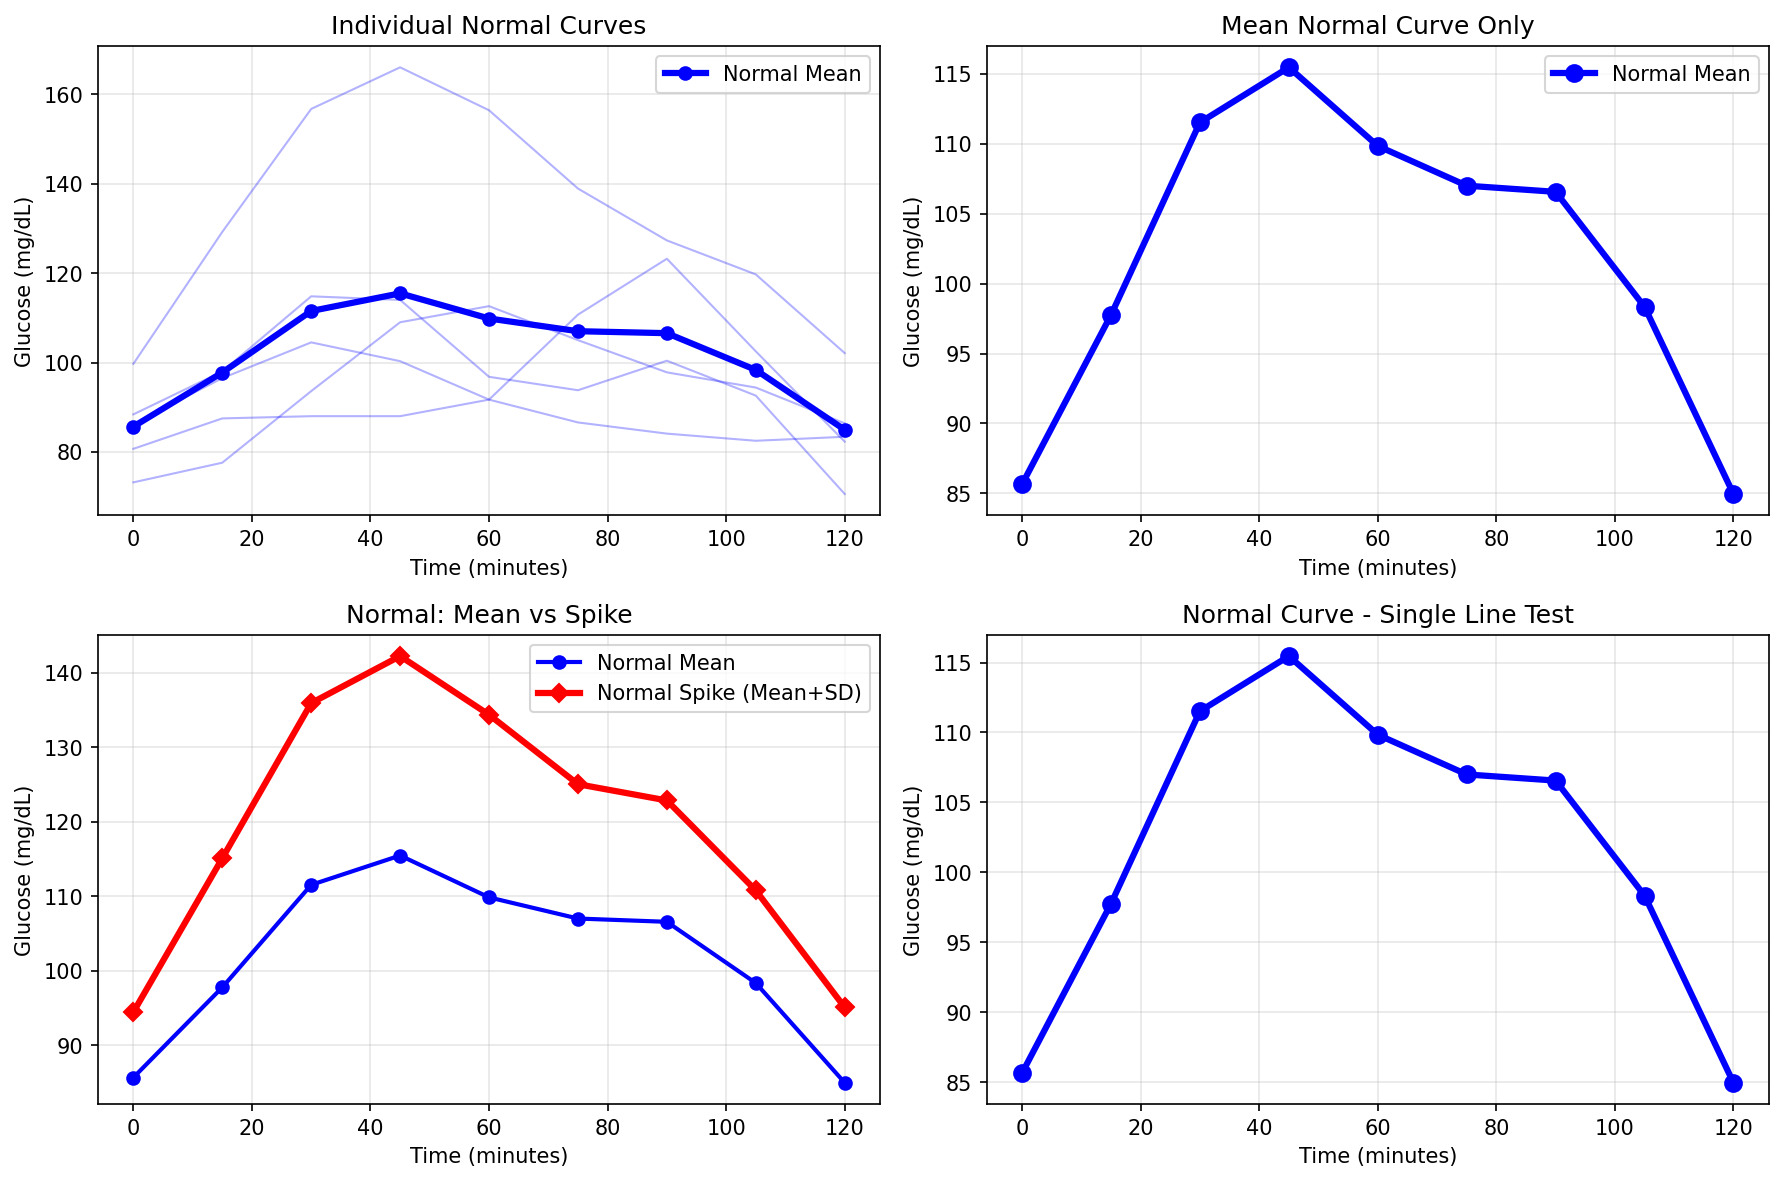

Python code for this plot:
#!/usr/bin/env python3
"""
Test Normal Group Plotting Issue

Simple test to see if normal group data plots correctly as a line vs a single dot.
"""

import pandas as pd
import numpy as np
import matplotlib.pyplot as plt
import plotly.graph_objects as go

def test_normal_plotting():
    """Test plotting normal group data directly."""
    
    print("🧪 Testing Normal Group Plotting")
    print("=" * 40)
    
    # Create sample normal data from debug output
    time_points = [0, 15, 30, 45, 60, 75, 90, 105, 120]
    
    # Real normal glucose curves from debug output
    normal_curves = [
        [88.4, 98.0, 114.8, 114.0, 96.8, 93.8, 100.4, 92.6, 70.6],  # Subject 001, Meal 1
        [86.3, 96.5, 104.5, 100.3, 91.7, 86.6, 84.1, 82.5, 83.4],  # Subject 001, Meal 2
        [73.2, 77.6, 93.6, 109.0, 112.6, 105.0, 97.8, 94.4, 86.4], # Subject 002, Meal 1
        [99.7, 129.2, 156.7, 166.0, 156.4, 138.9, 127.3, 119.7, 102.1], # Subject 004, Meal 1
        [80.7, 87.5, 88.0, 88.0, 91.7, 110.7, 123.2, 102.5, 82.3]  # Subject 006, Meal 1
    ]
    
    print(f"Testing with {len(normal_curves)} normal glucose curves")
    
    # Calculate statistics
    normal_matrix = np.array(normal_curves)
    mean_curve = np.mean(normal_matrix, axis=0)
    std_curve = np.std(normal_matrix, axis=0)
    
    print(f"Mean curve: {[round(x, 1) for x in mean_curve]}")
    print(f"Time points: {time_points}")
    print(f"Curve lengths - Time: {len(time_points)}, Mean: {len(mean_curve)}")
    
    # Test matplotlib plotting
    print("\n📊 Testing matplotlib plotting...")
    
    plt.figure(figsize=(12, 8))
    
    # Plot individual curves
    plt.subplot(2, 2, 1)
    for i, curve in enumerate(normal_curves):
        plt.plot(time_points, curve, 'b-', alpha=0.3, linewidth=1)
    plt.plot(time_points, mean_curve, 'b-', linewidth=3, marker='o', markersize=6, label='Normal Mean')
    plt.title('Individual Normal Curves')
    plt.xlabel('Time (minutes)')
    plt.ylabel('Glucose (mg/dL)')
    plt.legend()
    plt.grid(True, alpha=0.3)
    
    # Plot mean only
    plt.subplot(2, 2, 2)
    plt.plot(time_points, mean_curve, 'b-', linewidth=3, marker='o', markersize=8, label='Normal Mean')
    plt.title('Mean Normal Curve Only')
    plt.xlabel('Time (minutes)')
    plt.ylabel('Glucose (mg/dL)')
    plt.legend()
    plt.grid(True, alpha=0.3)
    
    # Plot spike methods
    plt.subplot(2, 2, 3)
    spike_curve = mean_curve + std_curve
    plt.plot(time_points, mean_curve, 'b-', linewidth=2, marker='o', label='Normal Mean')
    plt.plot(time_points, spike_curve, 'r-', linewidth=3, marker='D', markersize=6, label='Normal Spike (Mean+SD)')
    plt.title('Normal: Mean vs Spike')
    plt.xlabel('Time (minutes)')
    plt.ylabel('Glucose (mg/dL)')
    plt.legend()
    plt.grid(True, alpha=0.3)
    
    # Test plotly plotting
    plt.subplot(2, 2, 4)
    plt.plot(time_points, mean_curve, 'b-', linewidth=3, marker='o', markersize=8)
    plt.title('Normal Curve - Single Line Test')
    plt.xlabel('Time (minutes)')
    plt.ylabel('Glucose (mg/dL)')
    plt.grid(True, alpha=0.3)
    
    plt.tight_layout()
    plt.savefig('test_normal_plotting.png', dpi=150, bbox_inches='tight')
    print("✅ Matplotlib test saved as 'test_normal_plotting.png'")
    
    # Test Plotly plotting
    print("\n📊 Testing Plotly plotting...")
    
    fig = go.Figure()
    
    # Add individual curves
    for i, curve in enumerate(normal_curves):
        fig.add_trace(go.Scatter(
            x=time_points, 
            y=curve,
            mode='lines',
            name=f'Normal Curve {i+1}',
            line=dict(color='lightblue', width=1),
            opacity=0.5
        ))
    
    # Add mean curve
    fig.add_trace(go.Scatter(
        x=time_points, 
        y=mean_curve,
        mode='lines+markers',
        name='Normal Mean',
        line=dict(color='blue', width=4),
        marker=dict(size=8, symbol='circle')
    ))
    
    # Add spike curve
    fig.add_trace(go.Scatter(
        x=time_points, 
        y=spike_curve,
        mode='lines+markers',
        name='Normal Spike (Mean+SD)',
        line=dict(color='red', width=4),
        marker=dict(size=8, symbol='diamond')
    ))
    
    fig.update_layout(
        title="Plotly Test: Normal Group Glucose Responses",
        xaxis_title="Time (minutes)",
        yaxis_title="Glucose (mg/dL)",
        height=600
    )
    
    fig.write_html('test_normal_plotly.html')
    print("✅ Plotly test saved as 'test_normal_plotly.html'")
    
    # Diagnose potential issues
    print(f"\n🔍 DIAGNOSTIC INFORMATION:")
    print(f"Data types:")
    print(f"  time_points type: {type(time_points[0])}")
    print(f"  mean_curve type: {type(mean_curve[0])}")
    print(f"  All finite values: {np.all(np.isfinite(mean_curve))}")
    print(f"  Any NaN values: {np.any(np.isnan(mean_curve))}")
    print(f"  Any infinite values: {np.any(np.isinf(mean_curve))}")
    
    # Check if there are duplicated points that might cause single dot
    duplicates = []
    for i in range(len(time_points)-1):
        if time_points[i] == time_points[i+1] and mean_curve[i] == mean_curve[i+1]:
            duplicates.append(i)
    
    if duplicates:
        print(f"  ⚠️  Found duplicate points at indices: {duplicates}")
    else:
        print(f"  ✅ No duplicate points found")
    
    # Check value ranges
    print(f"  Time range: {min(time_points)} - {max(time_points)}")
    print(f"  Glucose range: {min(mean_curve):.1f} - {max(mean_curve):.1f}")
    
    return mean_curve, time_points

if __name__ == "__main__":
    test_normal_plotting()